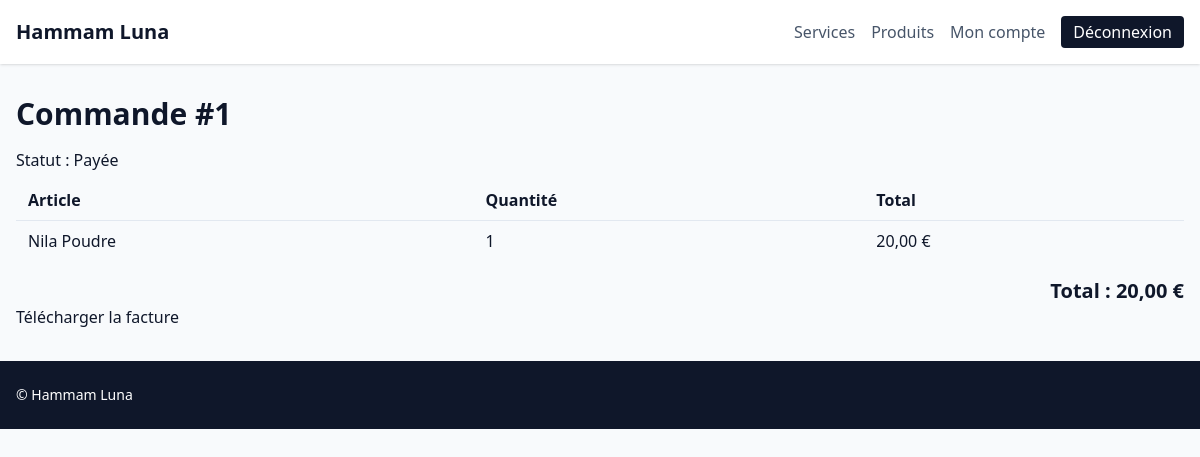
Page /orders/1/ (signed in) on the committed database.
### apps/orders/models.py (models this page shows, shortened)
class Order(TimeStampedModel):
    class Status(models.TextChoices):
        CART = "cart", "Panier"
        PENDING = "pending", "En attente"
        PAID = "paid", "Payée"
        SHIPPED = "shipped", "Expédiée"
        COMPLETED = "completed", "Terminée"
        CANCELED = "canceled", "Annulée"
    customer = models.ForeignKey("customers.Customer", on_delete=models.CASCADE, related_name="orders")
    status = models.CharField(max_length=20, choices=Status.choices, default=Status.CART)
    total = models.DecimalField(max_digits=10, decimal_places=2, default=Decimal("0.00"))
    currency = models.CharField(max_length=10, default="EUR")
    class Meta:
        ordering = ["-created_at"]

class OrderItem(TimeStampedModel):
    class Kind(models.TextChoices):
        SERVICE = "service", "Service"
        PRODUCT = "product", "Produit"
    order = models.ForeignKey(Order, on_delete=models.CASCADE, related_name="items")
    kind = models.CharField(max_length=20, choices=Kind.choices)
    ref_id = models.PositiveIntegerField()
    name = models.CharField(max_length=255)
    qty = models.PositiveIntegerField(default=1)
    unit_price = models.DecimalField(max_digits=8, decimal_places=2)
    total = models.DecimalField(max_digits=10, decimal_places=2)
    class Meta:
        ordering = ["order", "pk"]

### apps/core/front_views.py (the view)
# urls.py: path("orders/<int:order_id>/", front_views.order_detail, name="order_detail"),
@login_required
def order_detail(request: HttpRequest, order_id: int) -> HttpResponse:
    order = get_object_or_404(Order, pk=order_id, customer__user=request.user)
    return render(request, "front/order_detail.html", {"order": order})

### apps/core/context_processors.py (called while the page is built)
def settings_context(_request):
    return {
        "TWO_FACTOR_ENABLED": settings.TWO_FACTOR_ENABLED,
        "SITE_NAME": "Hammam Luna",
    }

### templates/front/order_detail.html
{% extends "base.html" %}
{% block content %}
<h1 class="text-3xl font-semibold mb-4">Commande #{{ order.id }}</h1>
<p class="mb-2">Statut : {{ order.get_status_display }}</p>
<table class="min-w-full divide-y divide-slate-200 mb-4">
    <thead>
        <tr class="text-left">
            <th class="px-3 py-2">Article</th>
            <th class="px-3 py-2">Quantité</th>
            <th class="px-3 py-2">Total</th>
        </tr>
    </thead>
    <tbody class="divide-y divide-slate-200">
        {% for item in order.items.all %}
            <tr>
                <td class="px-3 py-2">{{ item.name }}</td>
                <td class="px-3 py-2">{{ item.qty }}</td>
                <td class="px-3 py-2">{{ item.total }} €</td>
            </tr>
        {% endfor %}
    </tbody>
</table>
<p class="text-right text-xl font-semibold">Total : {{ order.total }} €</p>
{% if order.invoice %}
    <a href="{{ order.invoice.pdf.url }}" class="text-slate-900">Télécharger la facture</a>
{% endif %}
{% endblock %}

### rows in the picture
Order: id "1", status "Payée", total "20,00"
OrderItem: name "Nila Poudre", qty "1", total "20,00"
